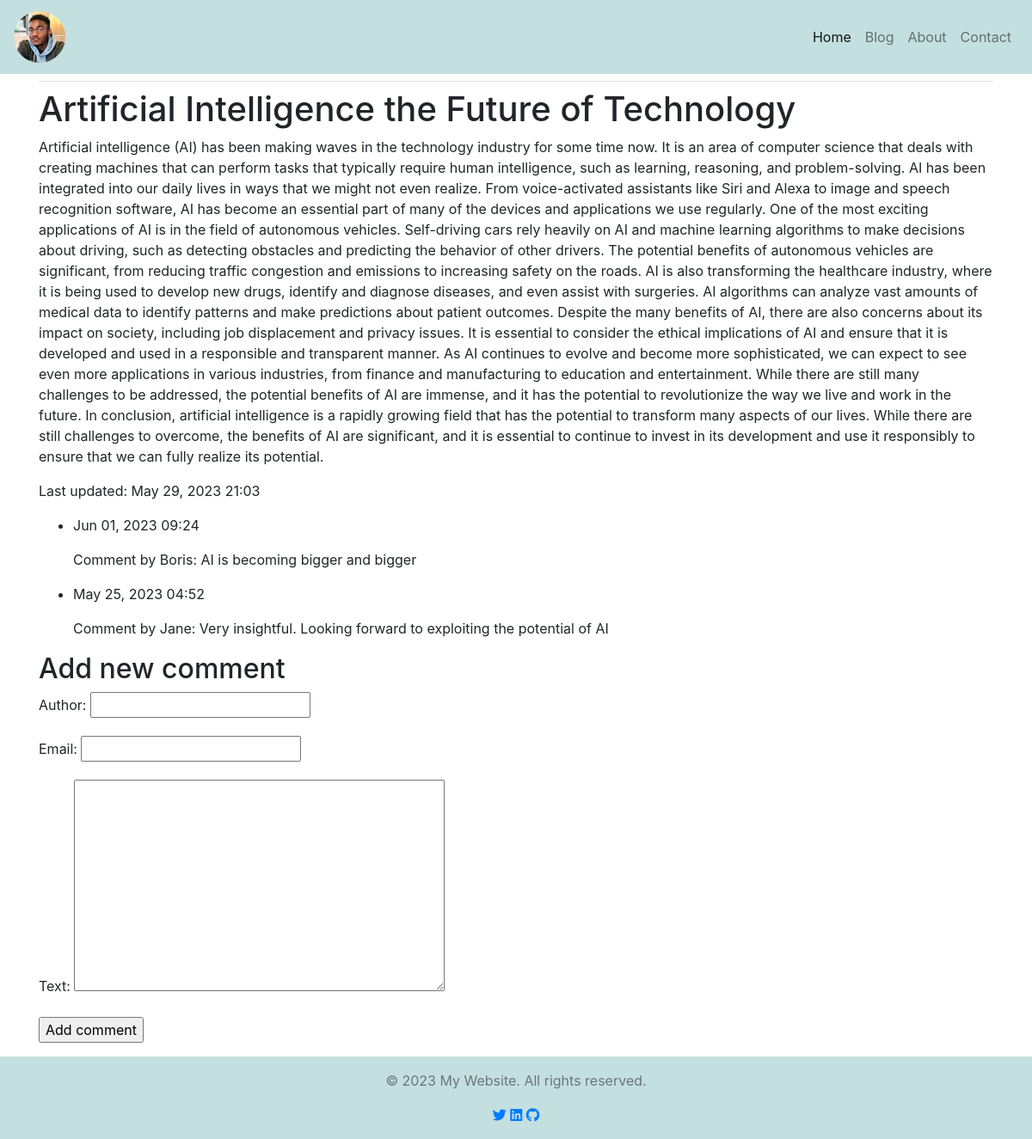
Screenshot of /blogs/1/ with the database file from the repository.
### blogs/models.py (models this page shows, shortened)
class BlogPost(models.Model):
    title = models.CharField(max_length=200)
    catch_phrase = models.TextField(default="Bla Bla")
    content = models.TextField()
    date_published = models.DateTimeField(auto_now_add=True)
    last_updated = models.DateTimeField(auto_now=True)
    author = models.ForeignKey(User, on_delete=models.CASCADE)

class Comment(models.Model):
    post = models.ForeignKey(BlogPost, on_delete=models.CASCADE)
    author = models.CharField(max_length=200)
    email = models.EmailField()
    text = models.TextField()
    date_added = models.DateTimeField(auto_now_add=True)

### blogs/views.py (the view)
# urls.py: path('blogs/<int:post_id>/', views.post, name='post'),
def post(request, post_id):
    post = BlogPost.objects.get(id=post_id)
    comments = post.comment_set.order_by('-date_added')
    new_comment = None
    if request.method != 'POST':
        comment_form = CommentForm()
    else:
        comment_form = CommentForm(request.POST)
        if comment_form.is_valid():
            new_comment = comment_form.save(commit=False)
            new_comment.post = post
            new_comment.save()
    context = {
        'post': post,
        'comments': comments,
        'new_comment': new_comment,
        'comment_form': comment_form,
    }
    return render(request, 'blogs/post.html', context)

### blogs/forms.py
class CommentForm(forms.ModelForm):
    class Meta:
        model = Comment
        fields = ('author', 'email', 'text')

### blogs/templates/blogs/post.html (shortened to what this page needs)
{% extends "blogs/base.html" %}
{% block content %}
    <h1>{{ post.title }}</h1>
    <p>{{ post.content }}</p>
    <p>Last updated: {{ post.last_updated|date:'M d, Y H:i' }}</p>
    <ul>
    {% for comment in comments %}
        <li>
            <p>{{ comment.date_added|date:'M d, Y H:i' }}</p>
            <p>Comment by {{ comment.author }}: {{ comment.text }}</p>
        </li>
    {% empty %}
        <p>No comments yet!</p>
    {% endfor %}
    </ul>
    {% if new_comment %}
      <h2>Your comment has been added.</h2>
    {% else %}
      <h2>Add new comment</h2>
      <form method="post" >
          {{ comment_form.as_p }}
          <p><input type="submit" value="Add comment"></p>
      </form>
    {% endif %}
{% endblock %}

### rows the page displays
BlogPost: title "Artificial Intelligence the Future of Technology", content "Artificial intelligence (AI) has been making waves in the technology industry for some time now. It is an area of computer science that deals with creating machines that can perform tasks that typically require human intelligence, such as learning, reasoning, and problem-solving. AI has been integrated into our daily lives in ways that we might not even realize. From voice-activated assistants like Siri and Alexa to image and speech recognition software, AI has become an essential part of many of the devices and applications we use regularly. One of the most exciting applications of AI is in the field of autonomous vehicles. Self-driving cars rely heavily on AI and machine learning…", last_updated "May 29, 2023 21:03"
Comment: date_added "Jun 01, 2023 09:24", author "Boris", text "AI is becoming bigger and bigger"
Comment: date_added "May 25, 2023 04:52", author "Jane", text "Very insightful. Looking forward to exploiting the potential of AI"
